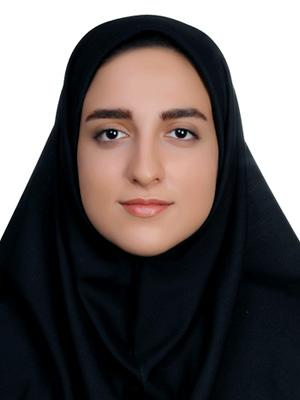
%> input picture photo.png, 300 x 400 px
$ octave edgedetection.m   (GNU Octave 9; MATLAB toolbox functions it lacks are replaced by stand-ins)
%> lines starting %> are read from the running program, lines starting %| are printed output that depends on the picture; in (x1, y1, x2, y2) boxes, pixels count from 0 and x2, y2 are one past the last pixel; in counts of white or black regions, pixels touching at a corner belong together; the program's own positions count from 1
clc; clear all; close all;


Im = imread('photo.png');
%> Im is the input picture: size 400x300x3 uint8; mean R, G, B 99.2, 92.4, 91.9

I=rgb2gray(Im);
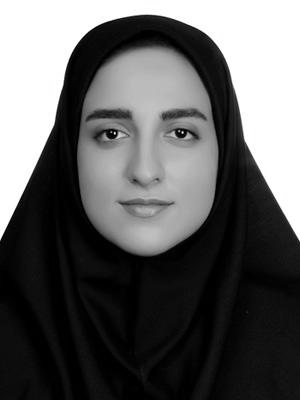
%> I: size 400x300 uint8; min 0, max 255, mean 94.4

BW1 = edge(I,'sobel');
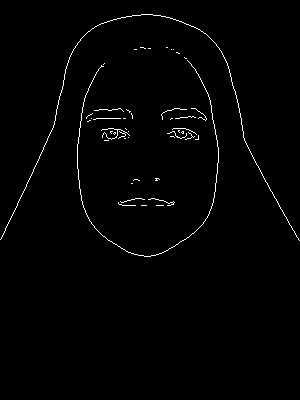
%> BW1: size 400x300 logical; 1.2% white in thin lines or dots, all inside (x1, y1, x2, y2) = (0, 14, 300, 257)
BW2 = edge(I,'canny');
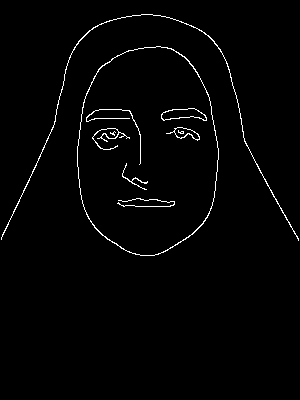
%> BW2: size 400x300 logical; 1.7% white in thin lines or dots, all inside (x1, y1, x2, y2) = (1, 14, 299, 256)

tiledlayout(1,2)

nexttile
imshow(BW1, [])
title('Sobel Filter')

nexttile
imshow(BW2, [])
title('Canny Filter')
